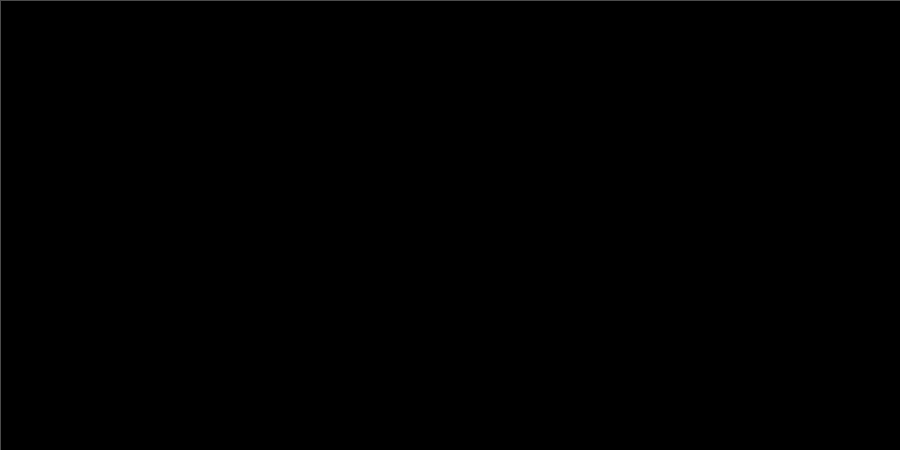
Frame 1 (no input)
Frame 60 (the mouse pressed at the canvas centre just before this capture): identical to frame 1, image omitted
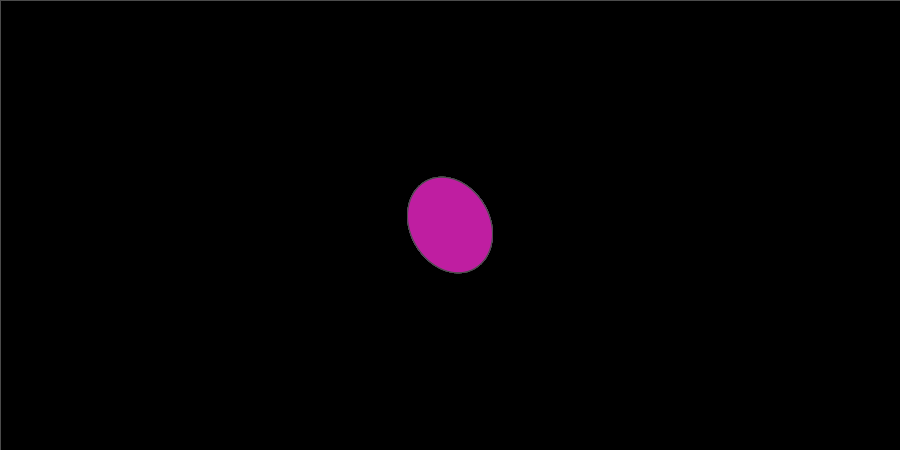
Frame 120 (the mouse held since frame 60 and released just before this capture)

The Processing sketch that drew these frames (run headless with seeded random() and noise(); from frame 60 on, the mouse is pressed at the canvas centre):

// Processing sketch: processing_56635
// ── processing_56635.pde

int posx;
int posy;
color c;

void setup()
{
size (900,450);
background (0);
stroke (75);
smooth();

mouseX=2000;
mouseY=2000;
}

void draw ()
{
 
 fill (0,8); //amb l'ultim valor creem una transparencia
 rect(0,0,width,height);
 
  translate (mouseX, mouseY);
  fill(0,0,0);
  if (mousePressed)
  {
    c=color(random(255),random(255),random(255));
    fill(c);
  }

 rotate(radians(60));
 ellipse (0,0,100,80);

}
  
